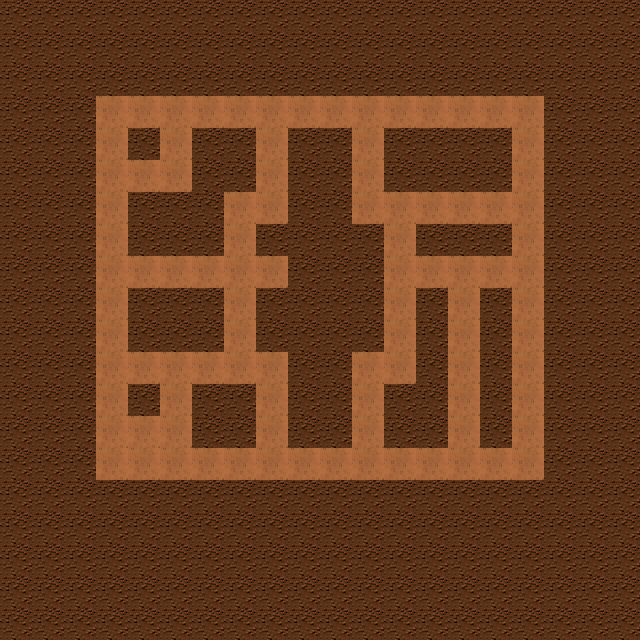

Tiled map render using the project's own tile images. Description and the map definition, with tile-layer contents summarised, below:
An orthogonal 20x20 tile map with 32x32 px tiles, 1 tile layer (Background).

<map version="1.0" orientation="orthogonal" renderorder="right-down" width="20" height="20" tilewidth="32" tileheight="32" nextobjectid="9">
 <tileset firstgid="1" name="Background" tilewidth="32" tileheight="32">
  <image source="Background.png" width="64" height="32" />
  <tile id="0">
   <properties>
    <property name="isWall" value="true" />
   </properties>
  </tile>
 </tileset>
 <layer name="Background" width="20" height="20">
  <data>[400 cells, 400 non-empty, 2 distinct tile ids]</data>
 </layer>
</map>
